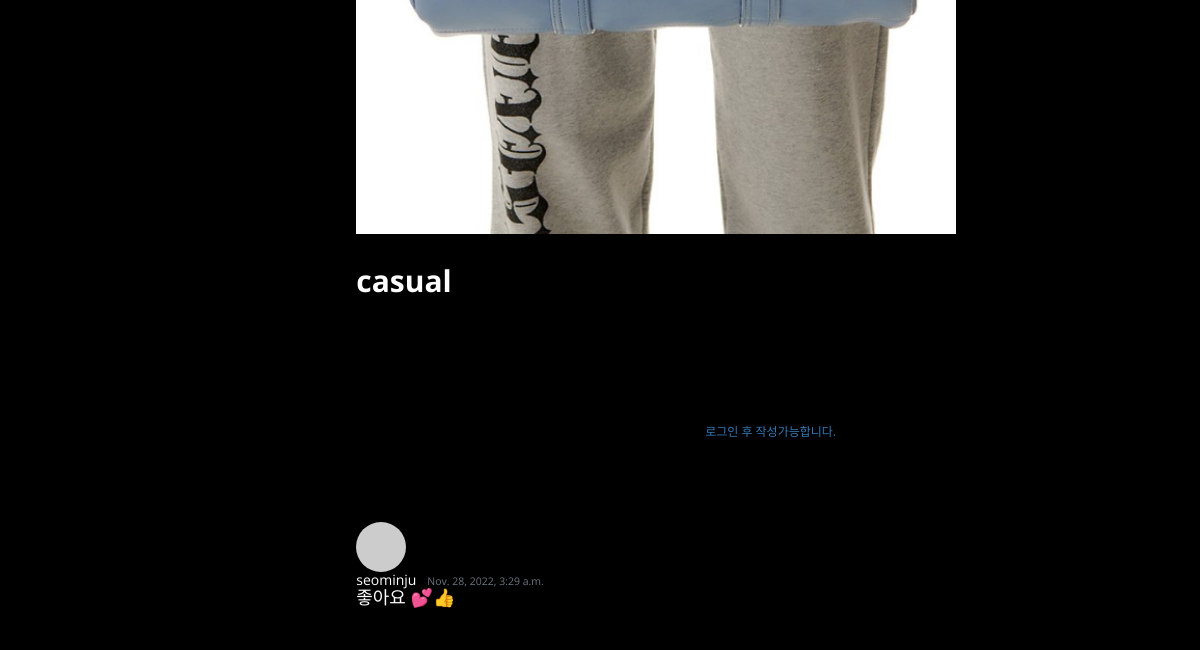
Before: /community/19/ (lower part) with the older database file.
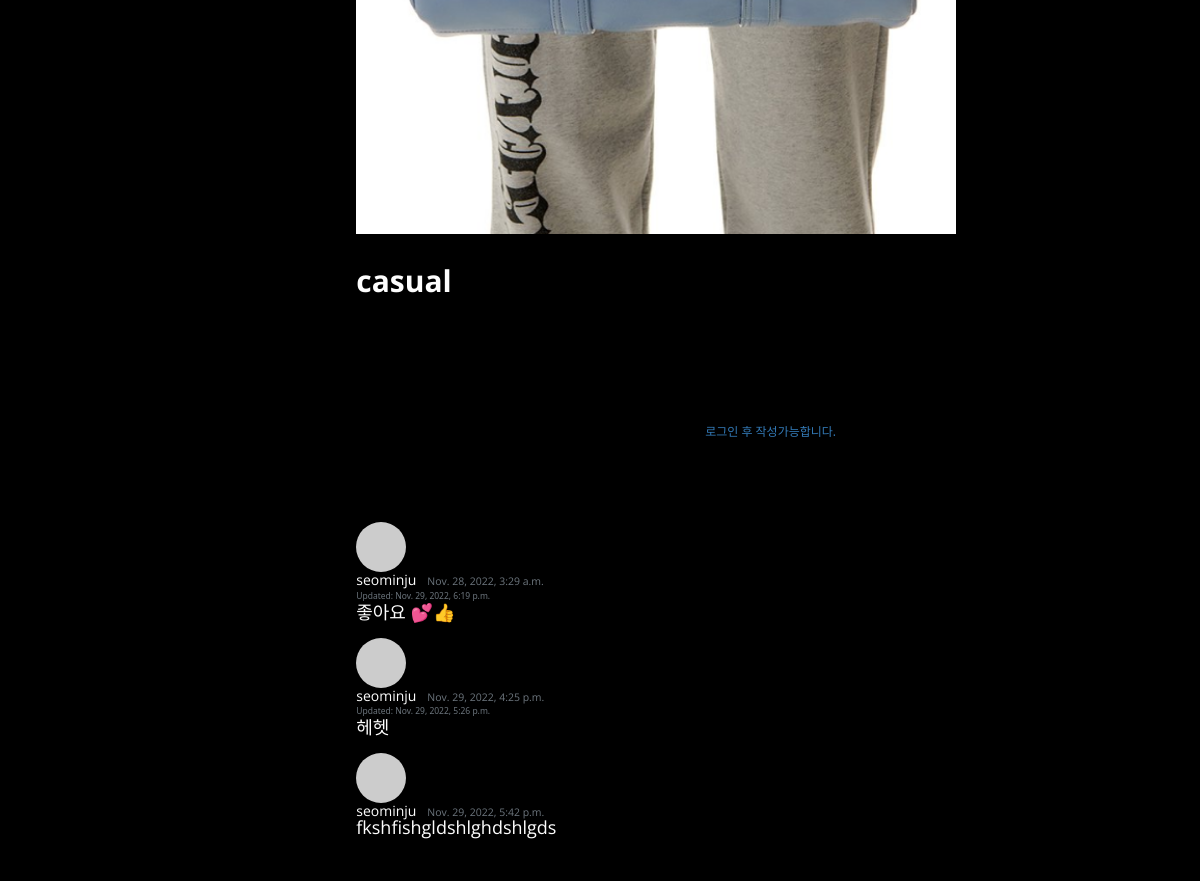
After: the same page with the newer database file.
### community/models.py (models this page shows, shortened)
class Post(models.Model):
    title = models.CharField(max_length=30)
    hook_text = models.CharField(max_length=100, blank=True)
    content = MarkdownxField()
    head_image = models.ImageField(upload_to='community/images/%Y/%m/%d/', blank=True)
    file_upload = models.FileField(upload_to='community/files/%Y/%m/%d/', blank=True)
    created_at = models.DateTimeField(auto_now_add=True)
    updated_at = models.DateTimeField(auto_now=True)
    author = models.ForeignKey(User, null=True, on_delete=models.SET_NULL)
    def get_content_markdown(self):
        return markdown(self.content)

class Comment(models.Model):
    post = models.ForeignKey(Post, on_delete=models.CASCADE)
    author = models.ForeignKey(User, on_delete=models.CASCADE)
    content = models.TextField()
    created_at = models.DateTimeField(auto_now_add=True)
    modified_at = models.DateTimeField(auto_now=True)

### community/views.py (the view)
# urls.py: path('<int:pk>/', views.PostDetail.as_view()),
class PostDetail(DetailView):
    model = Post
    def get_context_data(self, **kwargs):
        context = super(PostDetail, self).get_context_data()
        context['comment_form'] = CommentForm
        return context

### community/templates/community/post_detail.html (shortened to what this page needs)
{% extends 'community/base.html' %}
{% load crispy_forms_tags %}
{% block main_area %}
    <section>
        <section class="py-5">
            <div class="container px-5 my-5">
                <div class="row gx-5">
                    <div class="col-lg-3">
                    </div>
                    <div class="col-lg-9">
                        <div id="post-area">
                            {% if post.head_image %}
                                <figure class=""><img class="img-fluid rounded" src="{{ post.head_image.url }}" alt="{{ post.title }} head_image" width="600" height="400" /></figure>
                            {% else %}
                                <img class="img-fluid rounded" src="http://picsum.photos/seed/{{ post.id }}/800/900" alt="random_image">
                            {% endif %}
                            <section class="mb-5">
                                <br/>
                                <h2 class="fw-bolder mb-4 mt-5 text-col">{{ post.hook_text }}</h2>
                            </section>
                        </div>
                        <div id="comment-area">
                            <div class="my-5 bg-dark text-white">
                                {% if user.is_authenticated %}
                                    <form id="comment-form" method="POST" action="{{ post.get_absolute_url }}new_comment/">
                                        {% csrf_token %}
                                        <div class="form-group">
                                            {{ comment_form | crispy }}
                                        </div>
                                        <button type="submit" class="btn btn-primary btn-sm ">확인</button>
                                    </form>
                                {% else %}
                                    <a role="button" class="btn btn-outline-dark btn-block btn-sm" href="#" data-toggle="modal" data-target="#loginModal">로그인 후 작성가능합니다.</a>
                                {% endif %}
                            </div>
                            {% if post.comment_set.exists %}
                                {% for comment in post.comment_set.iterator %}
                                    <div class="media mb-4" id="comment-{{ comment.pk }}">
                                        <img class="d-flex mr-3 rounded-circle" src="http://placehold.it/50x50" alt="">
                                        <div class="media-body">
                                            <h5 class="mt-0 text-col">
                                                {{ comment.author.username }}
                                                &nbsp;&nbsp;<small class="text-muted">{{ comment.created_at }}</small>
                                            </h5>
                                            {% if comment.created_at != comment.modified_at %}
                                                <p class="text-muted float-right"><small>Updated: {{ comment.modified_at }}</small></p>
                                            {% endif %}
                                            <h4 class="text-col">{{ comment.content | linebreaks }}</h4>
                                        </div>
                                    </div>
                                {% endfor %}
                            {% endif %}
                            </div>
                        </div>
                    </div>
                </div>
            </div>
        </section>
{% endblock %}

### community/templates/community/base.html (shortened to what this page needs)
<!DOCTYPE html>
{% load static %}
 <html lang="ko" class="no-js">
    <head>
        <link rel="stylesheet" href="{% static 'community/css/bootstrap.min.css' %}" midea="screen" type="text/css">
        <link rel="stylesheet" href="{% static 'community/css/animate.css' %}" midea="screen" type="text/css">
        <link href="https://cdn.jsdelivr.net/npm/bootstrap-icons@1.5.0/font/bootstrap-icons.css" rel="stylesheet" />
        <link rel="stylesheet" href="{% static 'community/css/font-awesome.min.css' %}" midea="screen">
        <link rel="stylesheet" href="{% static 'community/css/bootstrap.min.css' %}" midea="screen">
        <link rel="stylesheet" href="{% static 'community/css/jquery.fancybox.css' %}" midea="screen">
        <link rel="stylesheet" href="{% static 'community/css/owl.carousel.css' %}" midea="screen">
        <link rel="stylesheet" href="{% static 'community/css/animate.css' %}" midea="screen">
        <link rel="stylesheet" href="{% static 'community/css/main.css' %}" midea="screen">
        <link rel="stylesheet" href="{% static 'community/css/responsive.css' %}" midea="screen">
        <link rel="stylesheet" href="{% static 'community/css/styles1.css' %}" midea="screen">
        <link rel="stylesheet" href="{% static 'community/css/styles_c.css' %}" midea="screen">
    </head>
    <body>
        <body style="background-color:#000000">
        <section class="py-5">
            <div class="container px-5 my-5 py-5 " id="main-area">
            {% block main_area %}
            {% endblock %}
        </body>
    </body>
</html>

### community/templates/community/navbar.html (shortened to what this page needs)
{% load socialaccount %}

### community/static/community/css/main.css (style rules this page uses)
body { background-color: #fff; font-family: 'Open Sans', sans-serif; line-height: 1; font-size: 13px; color: #a8a8a8; }
figure, p { margin: 0; }
a { -webkit-transition: all .3s ease-in 0s; -moz-transition: all .3s ease-in 0s; -ms-transition: all .3s ease-in 0s; -o-transition: all .3s ease-in 0s; transition: all .3s ease-in 0s; }
a, a:focus, a:hover { text-decoration: none; outline: 0; }
h1, h2, h3, h4, h5, h6 { font-family: 'Open Sans', sans-serif; font-weight: normal; margin: 0; }
body > section { padding: 100px 0; }
.btn { border-radius: 0; }

### community/static/community/css/styles_c.css (style rules this page uses)
body { margin: 0; font-family: var(--bs-body-font-family); font-size: var(--bs-body-font-size); font-weight: var(--bs-body-font-weight); line-height: var(--bs-body-line-height); color: var(--bs-body-color); text-align: var(--bs-body-text-align); background-color: var(--bs-body-bg); -webkit-text-size-adjust: 100%; -webkit-tap-highlight-color: rgba(0, 0, 0, 0); }
.py-5 { padding-top: 3rem !important; padding-bottom: 3rem !important; }
*, *::before, *::after { box-sizing: border-box; }
:root { --bs-blue: #0d6efd; --bs-indigo: #6610f2; --bs-purple: #6f42c1; --bs-pink: #d63384; --bs-red: #dc3545; --bs-orange: #fd7e14; --bs-yellow: #ffc107; --bs-green: #198754; --bs-teal: #20c997; --bs-cyan: #0dcaf0; --bs-white: #fff; --bs-gray: #6c757d; --bs-gray-dark: #343a40; --bs-gray-100: #f8f9fa; --bs-gray-200: #e9ecef; --bs-gray-300: #dee2e6; --bs-gray-400: #ced4da; --bs-gray-500: #adb5bd; --bs-gray-600: #6c757d; --bs-gray-700: #495057; --bs-gray-800: #343a40; --bs-gray-900: #212529; --bs-primary: #0d6efd; --bs-secondary: #6c757d; --bs-success: #198754; --bs-info: #0dcaf0; --bs-warning: #ffc107; --bs-danger: #dc3545; --bs-light: #f8f9fa; --bs-dark: #212529; --bs-primary-rgb: 13, 110, 253; --bs-secondary-rgb: 108, 117, 125; --bs-success-rgb: 25, 135, 84; --bs-info-rgb: 13, 202, 240; --bs-warning-rgb: 255, 193, 7; --bs-danger-rgb: 220, 53, 69; --bs-light-rgb: 248, 249, 250; --bs-dark-rgb: 33, 37, 41; --bs-white-rgb: 255, 255, 255; --bs-black-rgb: 0, 0, 0; --bs-body-color-rgb: 33, 37, 41; --bs-body-bg-rgb: 255, 255, 255; --bs-font-sans-serif: system-ui, -apple-system, "Segoe UI", Roboto, "Helvetica Neue", Arial, "Noto Sans", "Liberation Sans", sans-serif, "Apple Color Emoji", "Segoe UI Emoji", "Segoe UI Symbol", "Noto Color Emoji"; --bs-font-monospace: SFMono-Regular, Menlo, Monaco, Consolas, "Liberation Mono", "Courier New", monospace; --bs-gradient: linear-gradient(180deg, rgba(255, 255, 255, 0.15), rgba(255, 255, 255, 0)); --bs-body-font-family: var(--bs-font-sans-serif); --bs-body-font-size: 1rem; --bs-body-font-weight: 400; --bs-body-line-height: 1.5; --bs-body-color: #212529; --bs-body-bg: #fff; }
.px-5 { padding-right: 3rem !important; padding-left: 3rem !important; }
.my-5 { margin-top: 3rem !important; margin-bottom: 3rem !important; }
.container, { width: 100%; margin-right: auto; margin-left: auto; }
.mb-5 { margin-bottom: 3rem !important; }
.fw-bolder { font-weight: bolder !important; }
.text-muted { --bs-text-opacity: 1; color: #fdfdfd !important; }
.text-col { color: #fdfdfd }
.g-5, .gx-5 { --bs-gutter-x: 3rem; }
.row { --bs-gutter-x: 1.5rem; --bs-gutter-y: 0; display: flex; flex-wrap: wrap; margin-top: calc(-1 * var(--bs-gutter-y)); margin-right: calc(-0.5 * var(--bs-gutter-x)); margin-left: calc(-0.5 * var(--bs-gutter-x)); }
.row > * { flex-shrink: 0; width: 100%; max-width: 100%; padding-right: calc(var(--bs-gutter-x) * 0.5); padding-left: calc(var(--bs-gutter-x) * 0.5); margin-top: var(--bs-gutter-y); }
.img-fluid { max-width: 100%; height: auto; }
.col-lg-3 { flex: 0 0 auto; width: 25%; }
.d-flex { display: flex !important; }
.mb-4 { margin-bottom: 1.5rem !important; }
.rounded-circle { border-radius: 50% !important; }
.text-muted { --bs-text-opacity: 1; color: #6c757d !important; }
.col-lg-9 { flex: 0 0 auto; width: 75%; }

Changed rows visible on the page:
changed Comment "좋아요 💕👍": modified_at (not shown) → "Nov. 29, 2022, 6:19 p.m."
added Comment: author.username "seominju", created_at "Nov. 29, 2022, 4:25 p.m.", modified_at "Nov. 29, 2022, 5:26 p.m.", content "헤헷"
added Comment: author.username "seominju", created_at "Nov. 29, 2022, 5:42 p.m.", content "fkshfishgldshlghdshlgds"
